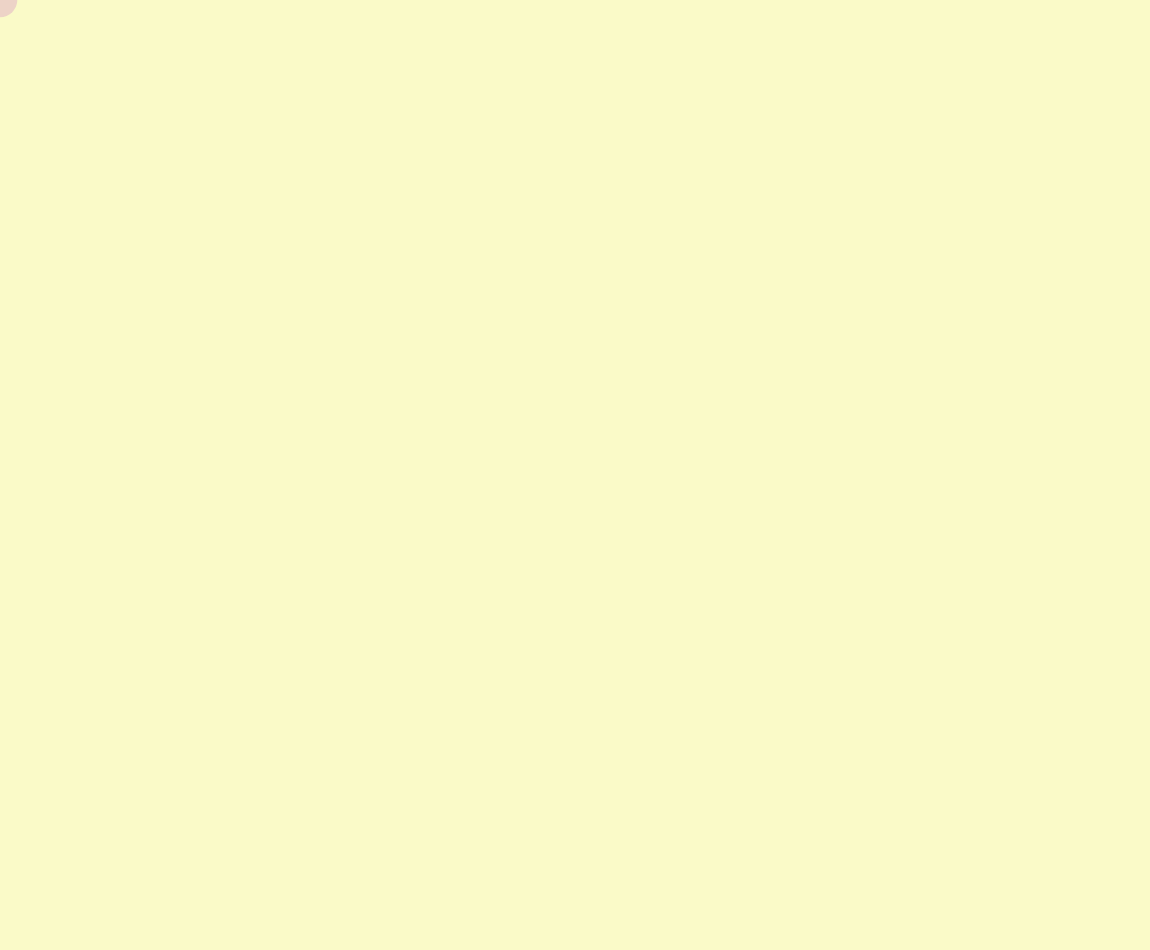
Frame 1 (no input)
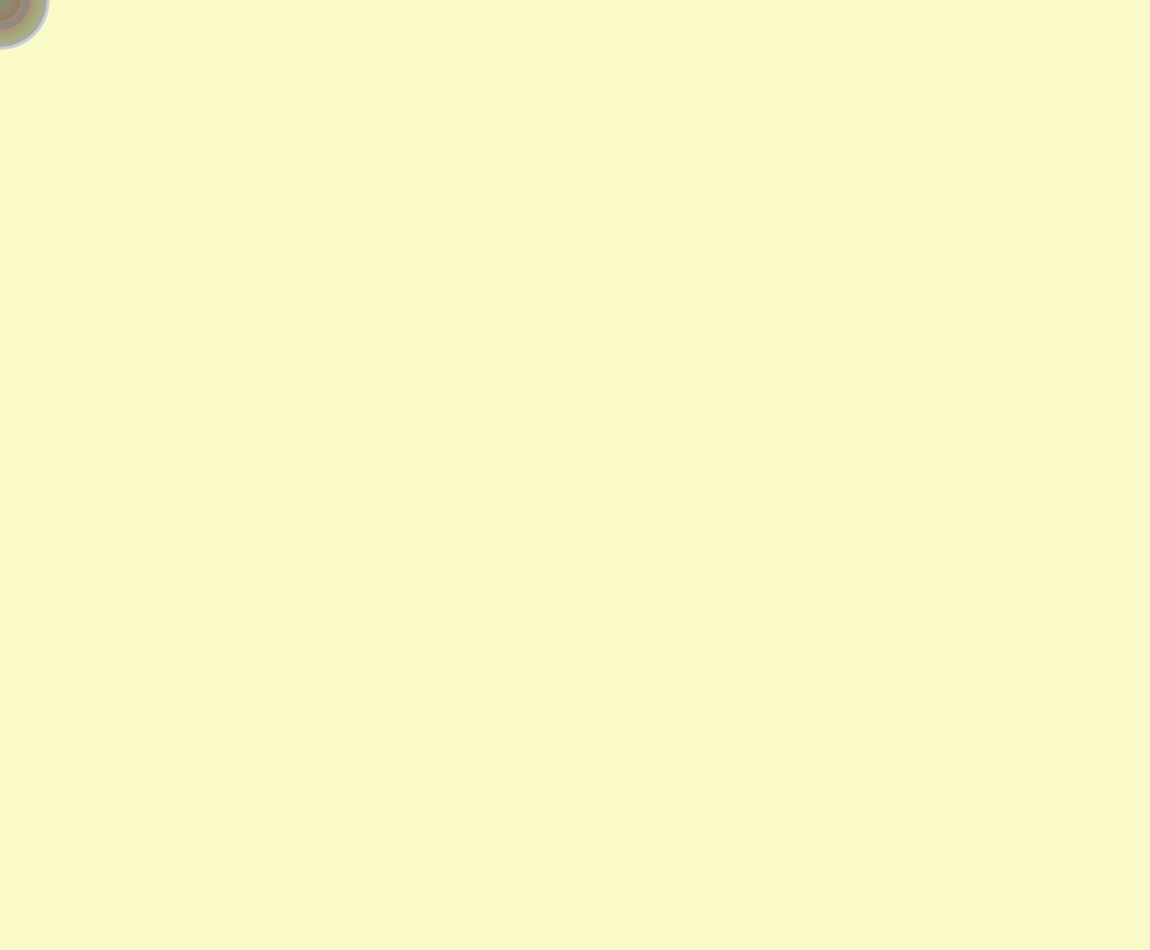
Frame 60 (no input)
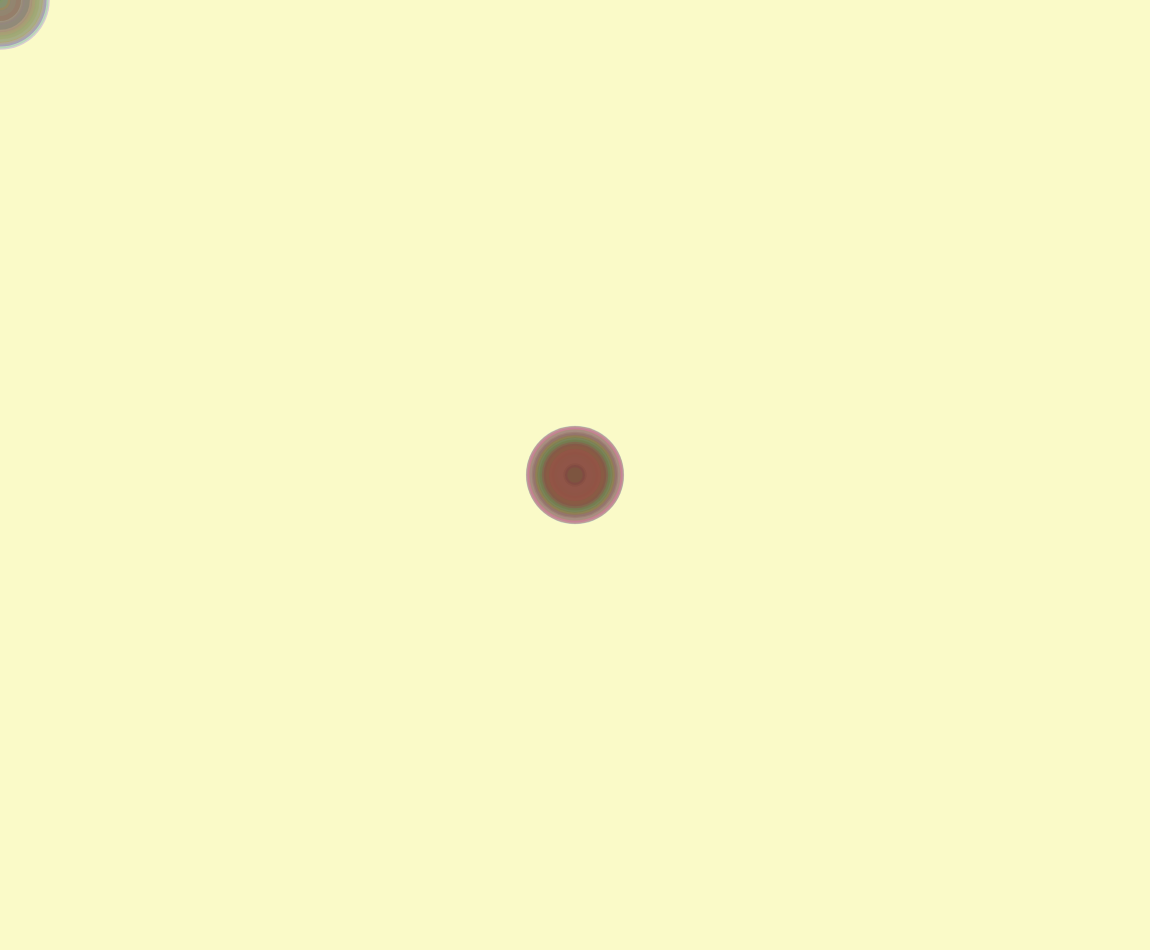
Frame 120 (the mouse pressed at the canvas centre since frame 60)

The p5.js sketch that drew these frames (run headless with seeded random() and noise() and a simulated clock; from frame 60 on, the mouse is pressed at the canvas centre):

// p5.js sketch
// ── sketch.js
function setup() {
	createCanvas(windowWidth-50,windowHeight-50);
	background(250,250,200);   
}



function draw() {
    noStroke();
    var col1 = random(255);
    var col2 = random(255);
    var col3 = random(255);
    fill(col1,col2,col3,50);
    var w = random(100);
    ellipse(mouseX,mouseY,w,w);
}
